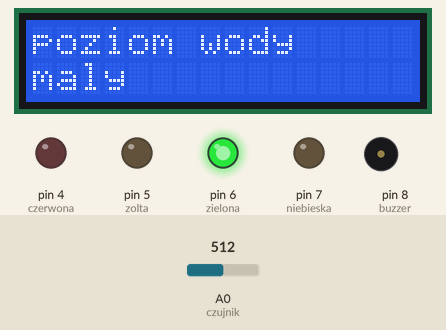
A sketch run on a simulated Arduino Uno, built with avr-gcc and run on an emulated ATmega328P. Parts: 16×2 character LCD, output pins drawn as LEDs (lit = HIGH), buzzer (waves = sounding, pin HIGH). The test bench sets the inputs (shaded band); at power-on: A0 (czujnik) = 512. What the sketch prints to the serial monitor is not drawn.

Above: at 1.2 s.
1.3 s: A0 (czujnik) set to 651
2.8 s: A0 (czujnik) set to 669
At 3.8 s:
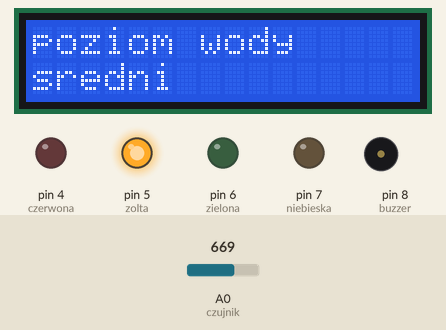
4.3 s: A0 (czujnik) set to 686
5.8 s: A0 (czujnik) set to 713
At 6.06 s:
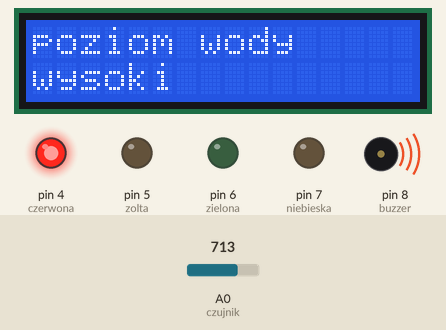
8.3 s: A0 (czujnik) set to 40
At 9.8 s:
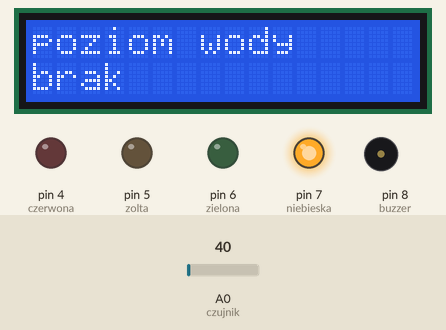
10.1 s: A0 (czujnik) set to 57
At 11.4 s:
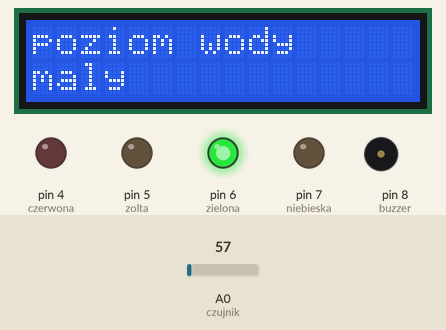
Timing chart, 0 to 12.8 s (numbered marks = the images above; inputs shaded):
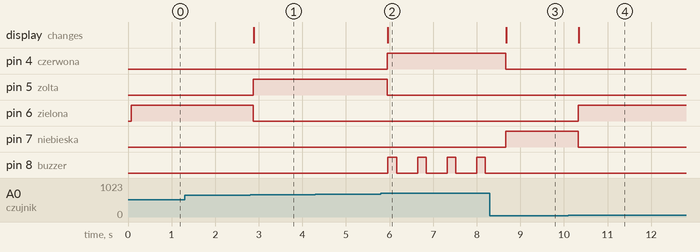

The sketch:

czujnik-wody.ino
```cpp
#include <Wire.h> //  załączenie wymaganych bibliotek
#include<LiquidCrystal_I2C.h>
#define czerwona 4  //  nazwanie komponentów projektu
#define zolta 5
#define zielona 6
#define niebieska 7

#define buzzer 8  //  brzęczyk
int czujnik = A0;   //  pin analogowy A0 – podłączony czujnik poziomu wody
LiquidCrystal_I2C lcd(0x27, 16, 2);   //  0x27 – adres I2C, 16 – liczba kolumn, 2 – liczba wierszy

void setup(){
  Serial.begin(9600);   //  uruchomienie monitora portu szeregowego
  lcd.init();   // inicjalizacja LCD
  lcd.backlight();  //  włączenie LCD
  pinMode(czerwona,OUTPUT);   //  określenie pinów jako wyjścia
  pinMode(zolta,OUTPUT);
  pinMode(zielona,OUTPUT);
  pinMode(niebieska,OUTPUT);
  pinMode(buzzer,OUTPUT);

}
void loop(){
  Serial.println(analogRead(czujnik));   // wyświetlenie odczytu z czujnika w porcie szeregowym
  int wartosc = analogRead(czujnik);  //  odczyt wartości analogowej z czujnika
  lcd.setCursor(0,0);   //  ustawienie kursora w pierwszym wierszu
  lcd.print("poziom wody");   //  wyświetlenie nagłówka
  lcd.setCursor(0,1); //  ustawienie kursora w drugim wierszu
  digitalWrite(niebieska,LOW);  //  wyłączenie wszytskich komponentow z wyjątkiem czujnika
  digitalWrite(zielona,LOW);
  digitalWrite(zolta,LOW);
  digitalWrite(czerwona,LOW);
  digitalWrite(buzzer,LOW);
  if(wartosc<=50){  //  jeśli odczyt mniejszy niż 50 - brak wody
    digitalWrite(niebieska,HIGH);   //  załączenie niebieskiej diody
     lcd.setCursor(0,1);
     lcd.print("brak            ");   //  wyświetlenie komunikatu
     }
     else if(wartosc>50 && wartosc<=660){   //  niski poziom

     digitalWrite(zielona,HIGH);
      lcd.setCursor(0,1);
     lcd.print("maly              ");

  }else if(wartosc>660 && wartosc<698){   //  średni poziom
    digitalWrite(zolta,HIGH);
     lcd.setCursor(0,1);
     lcd.print("sredni            ");

  }else if(wartosc>=698)
  {
    digitalWrite(czerwona,HIGH);  //  wysoki poziom
     lcd.setCursor(0,1);
     lcd.print("wysoki           ");
     digitalWrite(buzzer,HIGH);   //  załączanie i wyłączanie brzęczyka z przerwami ma na celu stworzyć przerywany dźwięk alarmu
     delay(200);
     digitalWrite(buzzer,LOW);
     delay(200);
  }
  delay(250);  // opóźnienia między pomiarami czujnika
}
```

Measured:
- the behaviour switches between 660 and 661 on A0 (czujnik) (found by bisection; images 0 and 1)
- the behaviour switches between 697 and 698 on A0 (czujnik) (found by bisection; images 1 and 2)
- the behaviour switches between 50 and 51 on A0 (czujnik) (found by bisection; images 3 and 4)
- after the input at 2.8 s, pin 5 (zolta): LOW → HIGH after 0.07 s; pin 6 (zielona): HIGH → LOW after 0.07 s; the display: changes after 0.09 s (image 1)
- after the input at 5.8 s, pin 4 (czerwona): LOW → HIGH after 0.15 s; pin 5 (zolta): HIGH → LOW after 0.15 s; pin 8 (buzzer): alternates HIGH for 0.20 s and LOW for 0.48 s, starting after 0.16 s; the display: changes after 0.16 s (image 2)
- after the input at 8.3 s, pin 4 (czerwona): HIGH → LOW after 0.36 s; pin 7 (niebieska): LOW → HIGH after 0.36 s; pin 8 (buzzer): stops changing and stays LOW; the display: changes after 0.38 s (image 3)
- after the input at 10.1 s, pin 6 (zielona): LOW → HIGH after 0.23 s; pin 7 (niebieska): HIGH → LOW after 0.23 s; the display: changes after 0.25 s (image 4)
